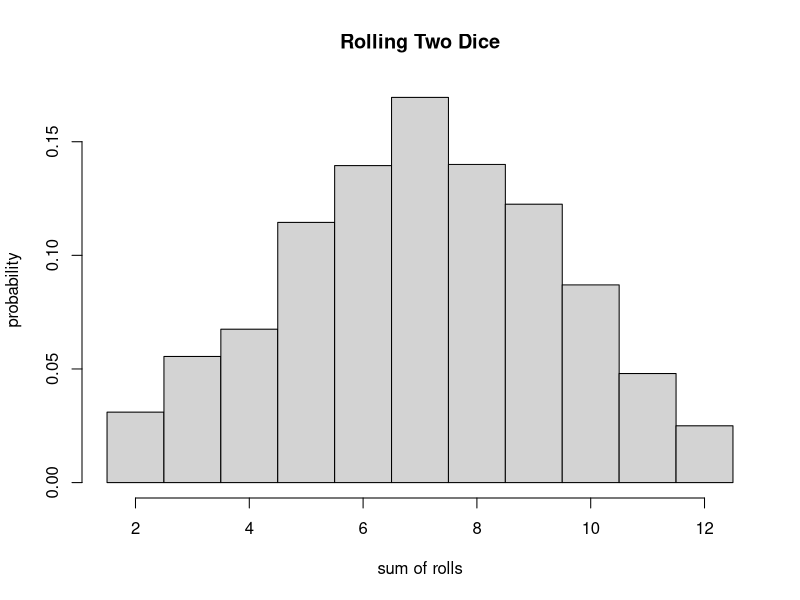
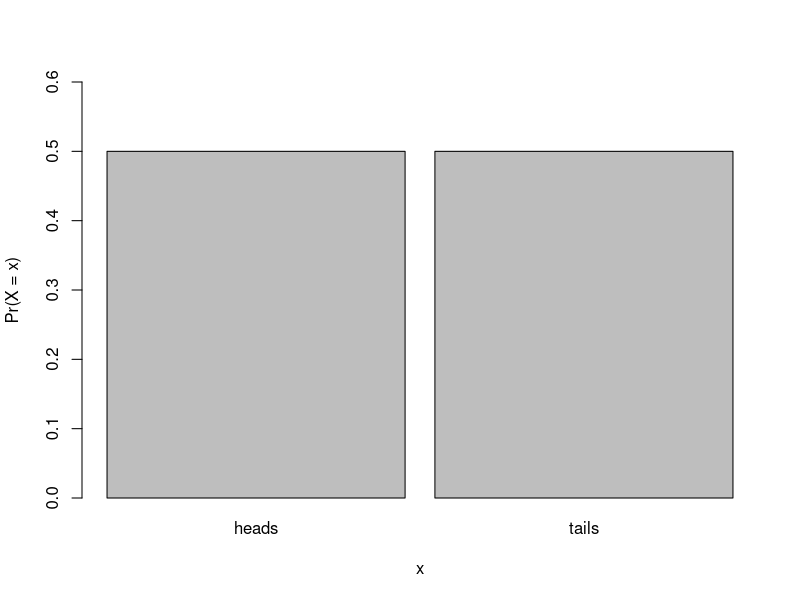
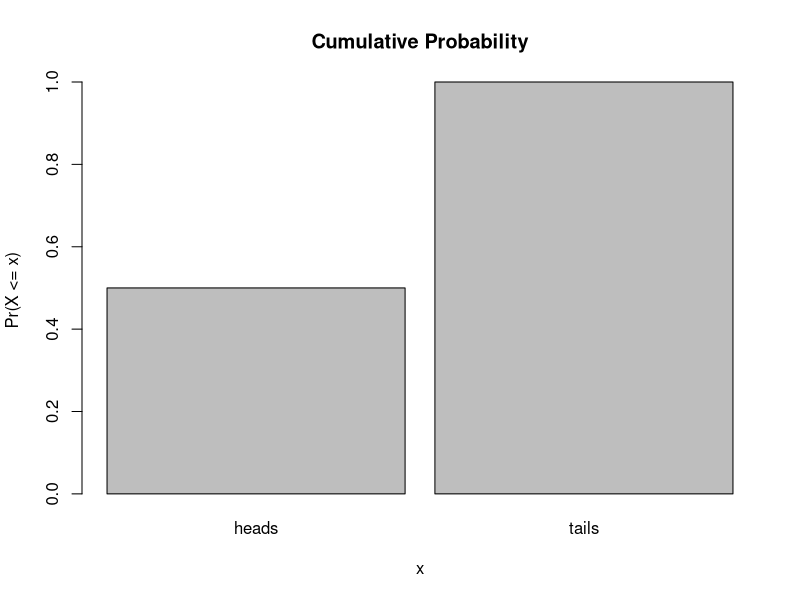
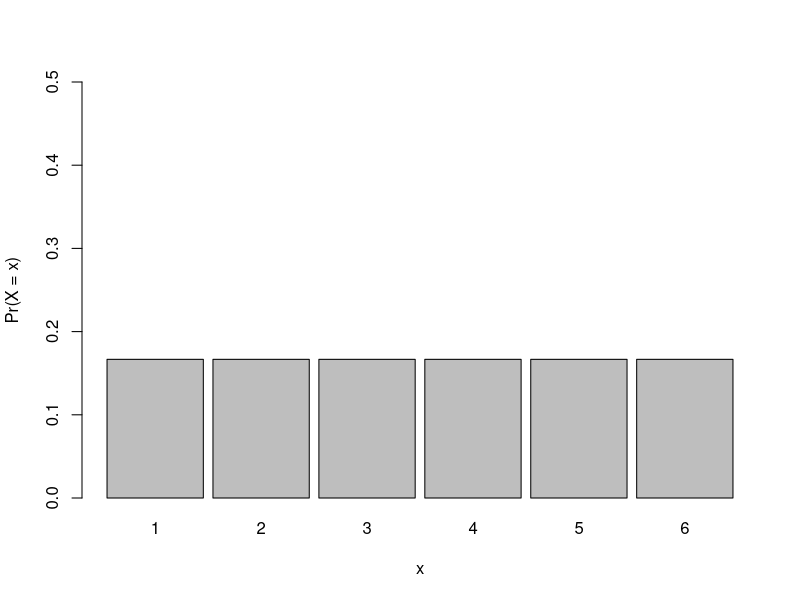
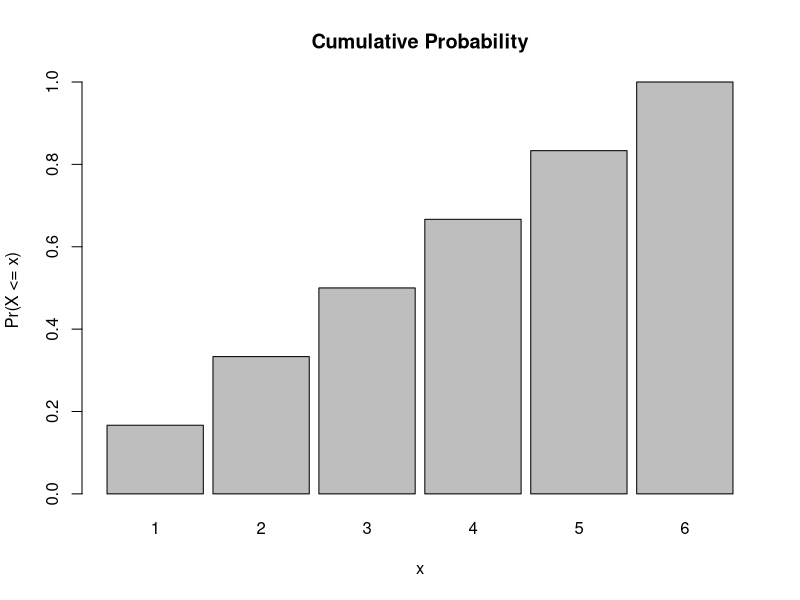
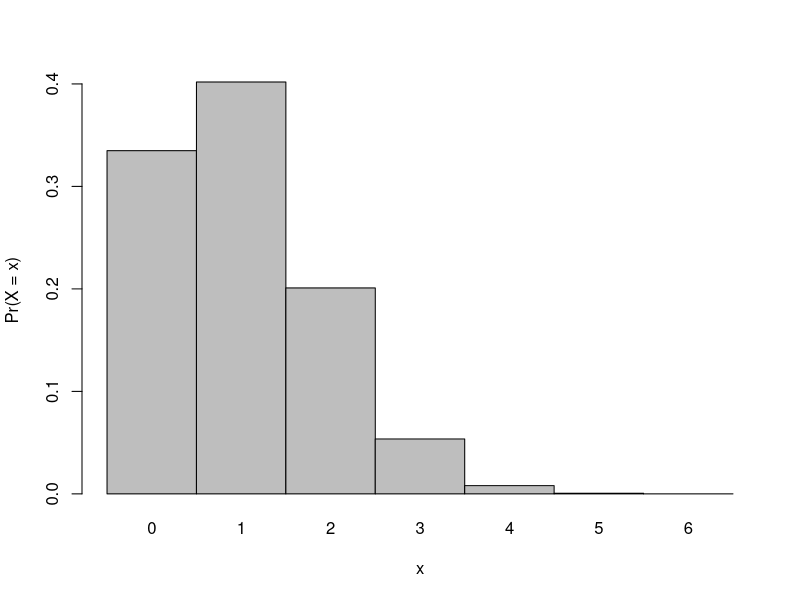
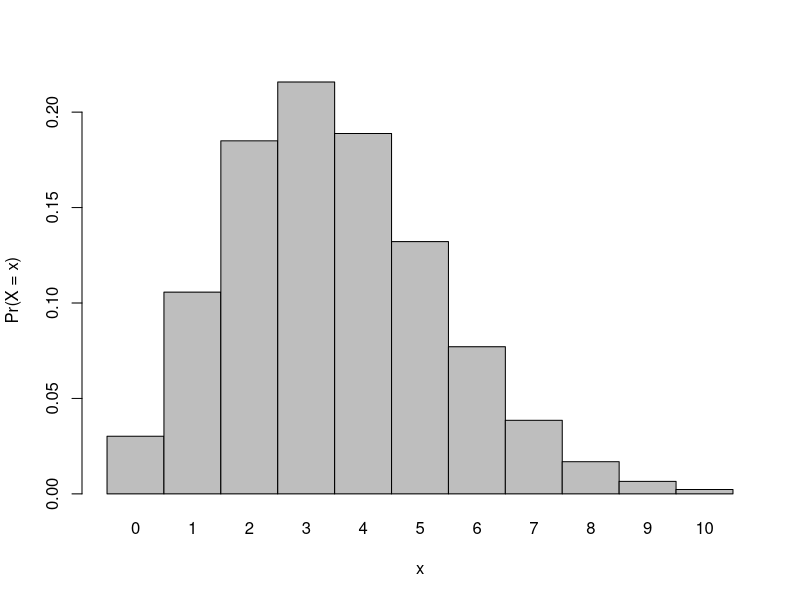
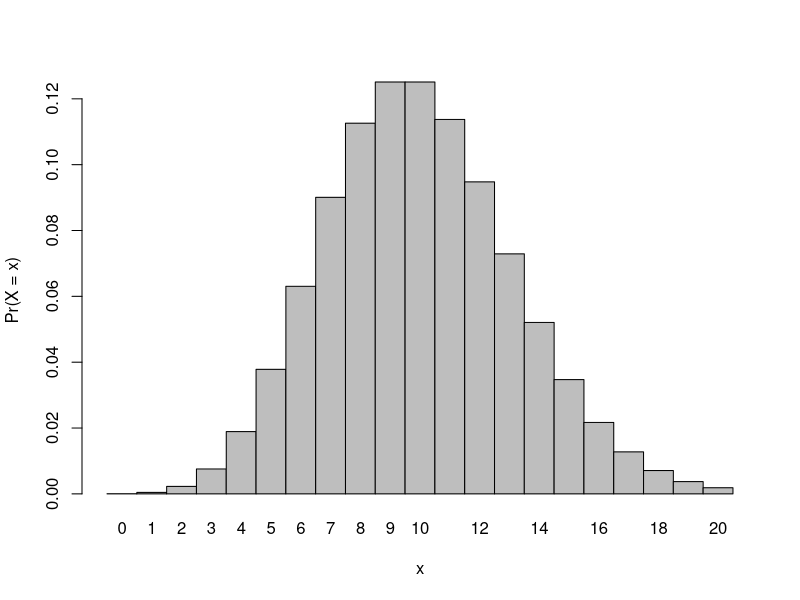

These charts were generated, in order, by the following R code:
## ---- chunk 1
knitr::opts_chunk$set(
	echo = TRUE,
	warning = FALSE,
	comment = "##",
	prompt = TRUE,
	tidy = TRUE,
	tidy.opts = list(width.cutoff = 75),
	fig.path = "img/"
)
## ---- chunk 2
roll <- function(x) {sample(1:6, x, replace = TRUE)}
two_dice <- roll(2000)+roll(2000)
hist(two_dice,breaks=c(1.5:12.5), probability = TRUE, main="Rolling Two Dice", xlab = "sum of rolls", ylab = "probability")
## ---- chunk 3
outcomes <- c("heads","tails")
prob <- c(1/2,1/2)
barplot(prob,ylim=c(0,0.6),names.arg=outcomes,space=0.1,
           xlab="x",ylab="Pr(X = x)")
cumprob <- cumsum(prob)
barplot(cumprob,names.arg=outcomes,space=0.1,main = "Cumulative Probability", xlab="x",ylab="Pr(X <= x)")

outcomes <- c(1,2,3,4,5,6)
prob <- c(1/6,1/6,1/6,1/6,1/6,1/6)
barplot(prob,ylim=c(0,0.5),names.arg=outcomes,space=0.1,
           xlab="x",ylab="Pr(X = x)")

cumprob <- cumsum(prob)

barplot(cumprob,names.arg=outcomes,space=0.1,main = "Cumulative Probability",xlab="x",ylab="Pr(X <= x)")
## ---- chunk 4
pbeta(0.75, 2, 1)
pbeta(0.5, 2, 1)
## ---- chunk 5
m <-sum(seq(1:6) * 1/6)
m
## ---- chunk 6
var <- sum((1/6)*(seq(1:6)-mean(seq(1:6)))^2)
var
## ---- chunk 7
nrolls <- 6
nsuccesses <- 6
p <- 1/6
prob <- (factorial(nrolls)/(factorial(nsuccesses)*factorial(nrolls-nsuccesses)))*(p^nsuccesses)*(1-p)^(nrolls-nsuccesses)
nrolls <- 6
nsuccesses <- 3
prob <- (factorial(nrolls)/(factorial(nsuccesses)*factorial(nrolls-nsuccesses)))*(p^nsuccesses)*(1-p)^(nrolls-nsuccesses)
## ---- chunk 8
dbinom(x=nsuccesses,size=nrolls,prob=p)
## ---- chunk 9
probset<-dbinom(x=0:6,size=6,prob=1/6)
barplot(probset,names.arg=0:6,space=0,xlab="x",ylab="Pr(X = x)")
sum(probset)
## ---- chunk 10
sum(dbinom(x=0:3,size=6,prob=1/6))
pbinom(q=3,size=6,prob=1/6) # note the name of the argument is q not x
## ---- chunk 11
x <- 0:10
l = 3.5
probset<-dpois(x=x,lambda=l)
barplot(probset,names.arg=x,space=0,xlab="x",ylab="Pr(X = x)")
x <- 0:20
l = 10
probset<-dpois(x=x,lambda=l)
barplot(probset,names.arg=x,space=0,xlab="x",ylab="Pr(X = x)")
x <- 0:50
l = 20
probset<-dpois(x=x,lambda=l)
barplot(probset,names.arg=x,space=0,xlab="x",ylab="Pr(X = x)")
## ---- chunk 12
x <- 0:10
l <- 3.5
barplot(ppois(q=x,lambda=l),ylim=0:1,space=0, names.arg=x,ylab="Pr(X<=x)",xlab="x")
x <- 0:20
l <- 10
barplot(ppois(q=x,lambda=l),ylim=0:1,space=0, names.arg=x,ylab="Pr(X<=x)",xlab="x")
x <- 0:50
l <- 20
barplot(ppois(q=x,lambda=l),ylim=0:1,space=0, names.arg=x,ylab="Pr(X<=x)",xlab="x")
## ---- chunk 13
a <- 4
b <- 8
x <- seq(from=a-(b-a), to=b+(b-a), by=0.01)
y <- dunif(x,min=a, max=b) # dunif() evaluates the density at each x
plot(x,y, type="l")
quant <- seq(from=a, to=b, by = 0.1)
punif(q=quant,min=a,max=b) # punif() is the cumulative probability density up to a given x
plot(quant,punif(q=quant,min=a,max=b))
## ---- chunk 14
mu <- 6
sigma <- 2
x <- seq(from=(mu - 4*sigma), to=(mu + 4*sigma), length.out = 1000)
fx <- dnorm(x,mean=mu,sd=sigma)
plot(x,fx, type="l") # plots normal distribution with mean = 0 and SD = 1
## ---- chunk 15
cdf<-pnorm(x,mean=mu,sd=sigma)
plot(x,cdf, type="l") # plots CDF
## ---- chunk 16
prob<-pnorm(8,mean=mu,sd=sigma)-pnorm(7,mean=mu,sd=sigma)
prob
## ---- chunk 17
prob<-pnorm(mu + 2*sigma, mean=mu, sd=sigma) -
	pnorm(mu - 2*sigma, mean=mu, sd=sigma)
prob
## ---- chunk 18
prob<-pnorm(mu + 1*sigma, mean=mu, sd=sigma) -
	pnorm(mu - 1*sigma, mean=mu, sd=sigma)
prob
## ---- chunk 19
df <- as.data.frame(cbind(x,fx))
plot(df$x,df$fx,type="l",main=paste("N(mu=",mu,", sigma=",sigma, ") distribution", sep=""), xlab="x",ylab="f(x)")
abline(v=c(mu - 1*sigma, mu + 1 * sigma))
abline(h=0)

sd1 <- df[x>=(mu - 1*sigma) & x<=(mu + 1*sigma),]
sd2 <- df[x>=(mu - 2*sigma) & x<=(mu + 2*sigma),]

polygon(rbind(c(mu - 1*sigma,0),cbind(sd1$x,sd1$fx),c(mu + 1*sigma,0)),border=NA,col="gray")
